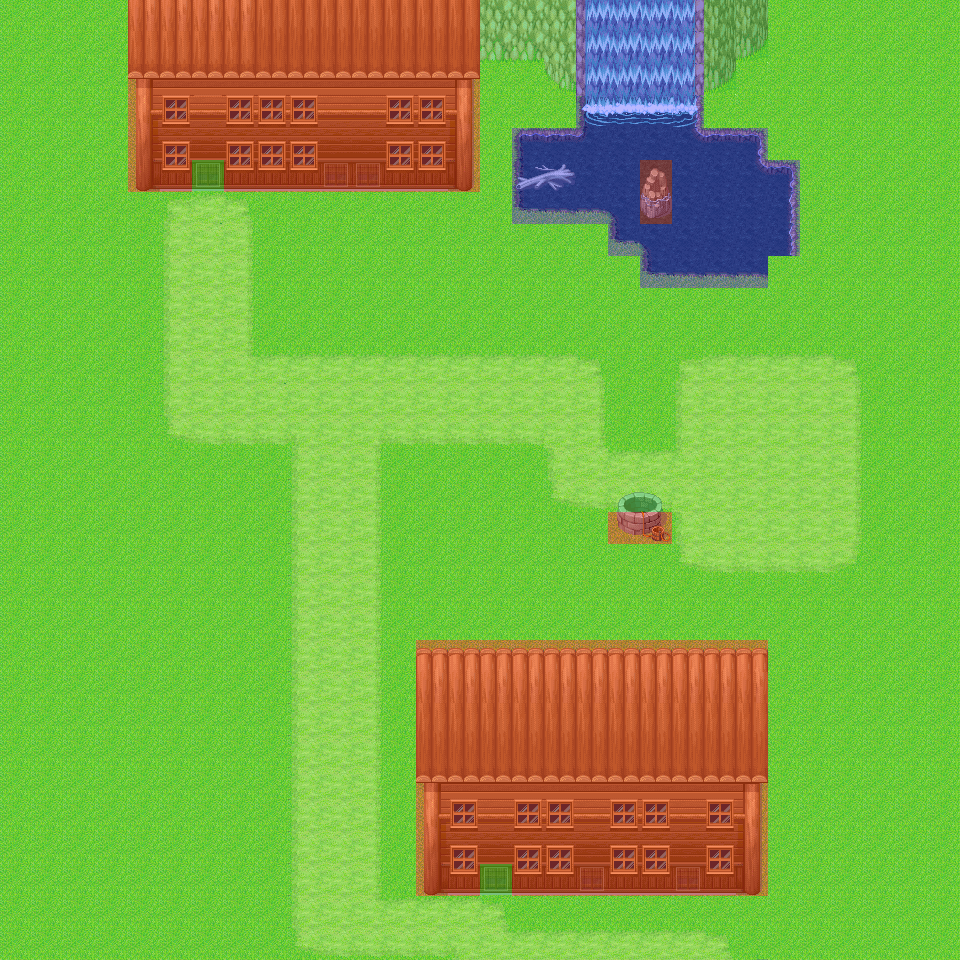

A 2D game scene composited from a Tiled map and its tileset images. What follows is a short description and the map's XML, with each tile layer's data collapsed to a summary:
An orthogonal 30x30 tile map with 32x32 px tiles, 4 tile layers (bg, fg, meta, extras), 2 tilesets and 5 objects (2x NPC, playerspawn, entrance1).

<map version="1.0" orientation="orthogonal" width="30" height="30" tilewidth="32" tileheight="32">
 <tileset firstgid="1" name="outdoor_normal" tilewidth="32" tileheight="32">
  <image source="mapbig.png" />
 </tileset>
 <tileset firstgid="1961" name="metatiles" tilewidth="32" tileheight="32">
  <image source="metatiles.png" />
  <tile id="0">
   <properties>
    <property name="Collidable" value="True" />
   </properties>
  </tile>
  <tile id="1">
   <properties>
    <property name="Collidable" value="False" />
   </properties>
  </tile>
 </tileset>
 <layer name="bg" width="30" height="30">
  <properties>
   <property name="cc_vertexz" value="0" />
  </properties>
  <data>[900 cells, 900 non-empty, 151 distinct tile ids]</data>
 </layer>
 <layer name="fg" width="30" height="30">
  <properties>
   <property name="cc_vertexz" value="0" />
  </properties>
  <data>[900 cells, 4 non-empty, 4 distinct tile ids]</data>
 </layer>
 <objectgroup name="go" width="30" height="30">
  <properties>
   <property name="cc_vertexz" value="0" />
  </properties>
  <object name="playerspawn" x="752" y="464">
   <properties>
    <property name="cc_vertexz" value="0" />
   </properties>
  </object>
  <object name="entrance1" x="192" y="160">
   <properties>
    <property name="target" value="indoor1" />
   </properties>
  </object>
  <object name="" x="480" y="864" />
  <object name="npc1" type="NPC" x="560" y="240">
   <properties>
    <property name="displayid" value="playersprite_female" />
   </properties>
  </object>
  <object name="npc2" type="NPC" x="304" y="304">
   <properties>
    <property name="displayid" value="playersprite_female" />
   </properties>
  </object>
 </objectgroup>
 <layer name="meta" width="30" height="30" opacity="0.28">
  <data>[900 cells, 900 non-empty, 3 distinct tile ids]</data>
 </layer>
 <layer name="extras" width="30" height="30" opacity="0.66">
  <properties>
   <property name="cc_vertexz" value="180" />
  </properties>
  <data>[900 cells, 0 non-empty, 0 distinct tile ids]</data>
 </layer>
</map>